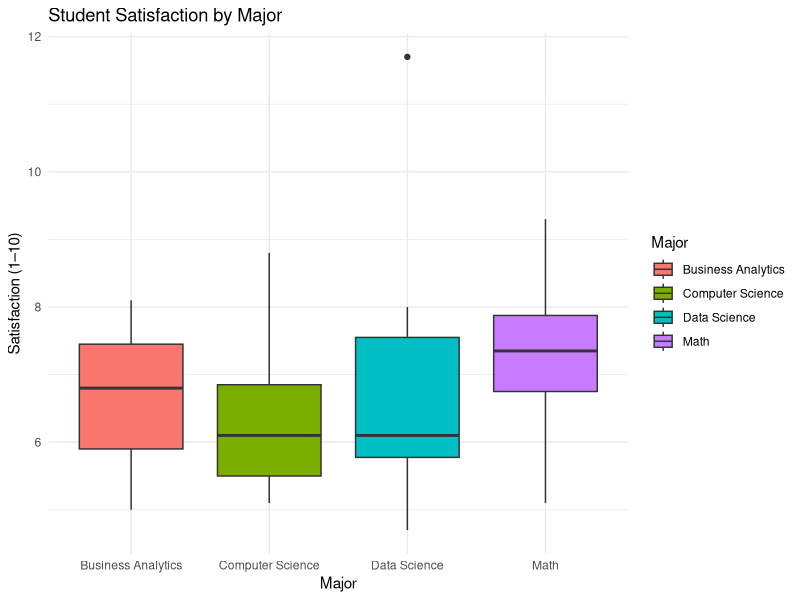

Source code (R):
## ---- chunk 1
# Creating a small fake dataset
set.seed(2073) # allows for reproducibility 

students <- data.frame(
  Name = paste("Student", 1:20),
  StudyHours = round(runif(20, 1, 10), 1),
  Satisfaction = round(rnorm(20, mean = 7, sd = 1.5), 1),
  Major = sample(c("Data Science", "Business Analytics", "Math", "Computer Science"), 20, replace = TRUE)
)

head(students)
## ---- chunk 2
# Remove the Name column
library(dplyr)
Students_Clean <- students %>% 
  select(-Name)

## ---- chunk 3
library(ggplot2)
## ---- chunk 4
ggplot(Students_Clean, aes(x = Major, y = Satisfaction, fill = Major)) +
  geom_boxplot() +
  labs(
    title = "Student Satisfaction by Major",
    x = "Major",
    y = "Satisfaction (1–10)"
  ) +
  theme_minimal()
